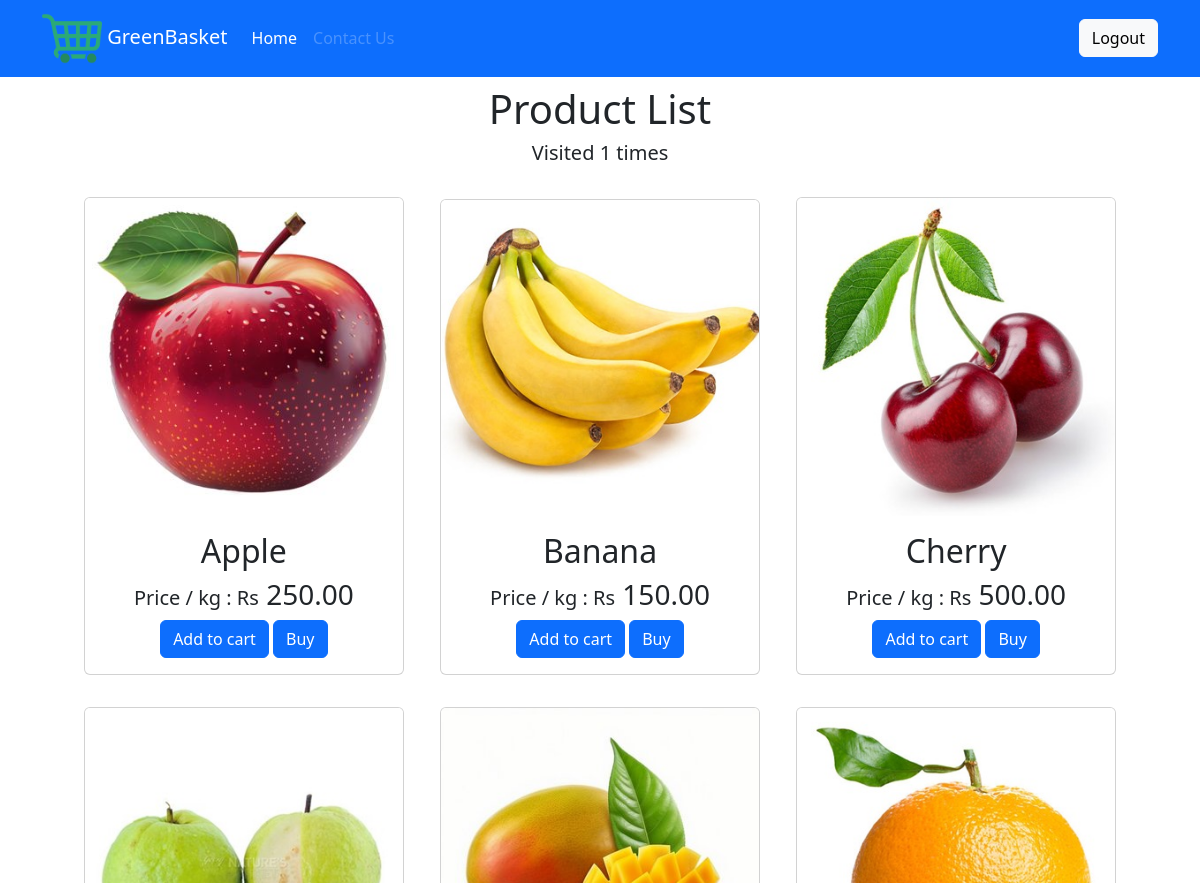
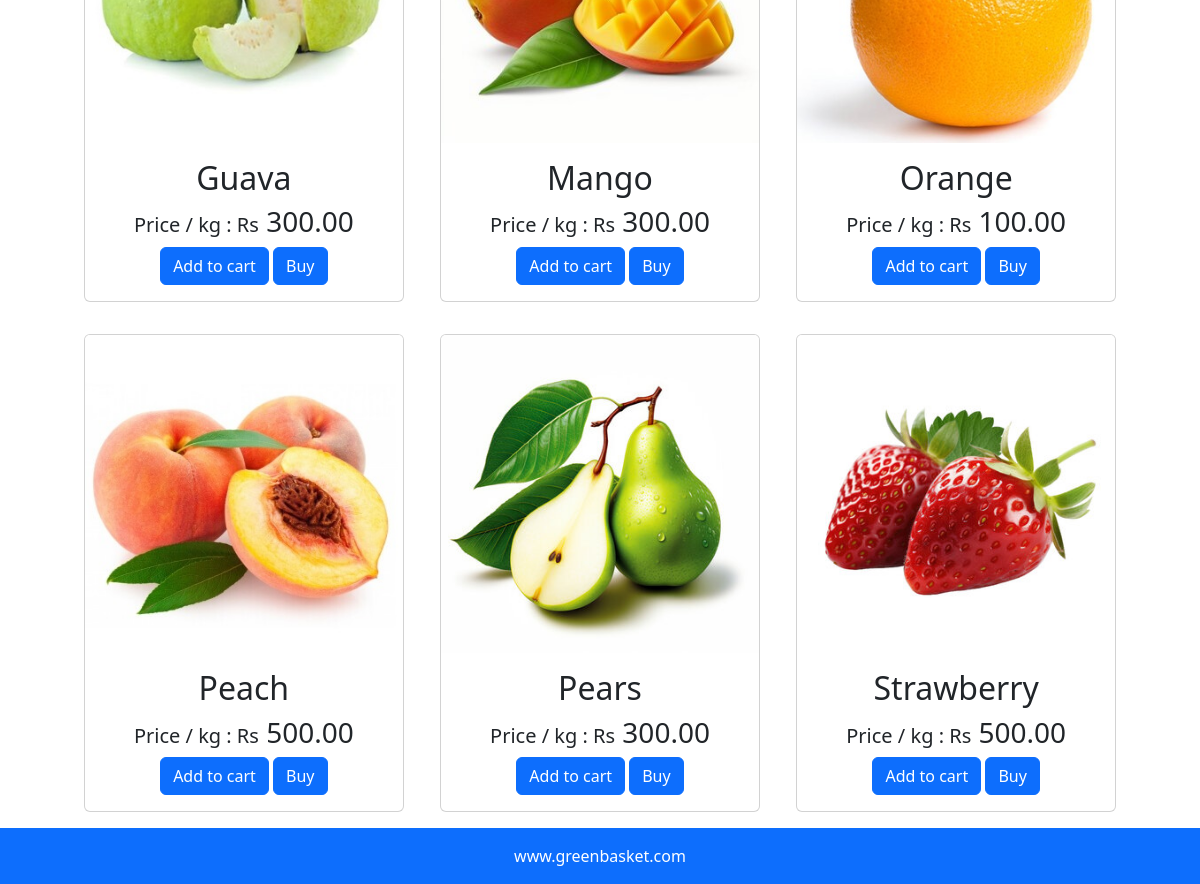
The app's page / (signed in) with its own data (2 pictures, top to bottom).
### main/models.py (models this page shows, shortened)
class Products(models.Model):
    prod_name = models.CharField(max_length = 100)
    prod_price = models.DecimalField(max_digits=8, decimal_places=2)
    prod_origin = models.CharField(max_length = 100)
    prod_img = models.ImageField(upload_to='pictures')

### main/views.py (the view)
# urls.py: path('', views.home, name= 'home'),
@never_cache
def home(request):
    if request.user.is_authenticated:
        visit_count = request.session.get('visit_count',0)
        visit_count += 1
        request.session['visit_count'] = visit_count
        context = {
        'fruit' : Products.objects.order_by('prod_name'),
        'visit_count': visit_count
    }
        return render(request, 'home.html', context)
    return redirect(user_login)

### templates/home.html (shortened to what this page needs)
{% load static %}
<!DOCTYPE html>
<html lang="en">
<head>
    <link href="https://cdn.jsdelivr.net/npm/bootstrap@5.3.3/dist/css/bootstrap.min.css" rel="stylesheet">
    <link rel="stylesheet" href="{% static 'css/style.css' %}">
</head>
<body>
  <nav class="navbar navbar-expand-lg navbar-dark bg-primary">
    <div class="container">
        <a class="navbar-brand" href="#"><img src="{% static "images/green-cart.png" %}" alt="Logo" style="width: 60px;" > GreenBasket </a>
        <div class="collapse navbar-collapse justify-content-between" id="navbarNavDropdown">
            <ul class="navbar-nav ">
                <li class="nav-item">
                    <a class="nav-link active" href="/">Home</a>
                </li>
                <li class="nav-item">
                    <a class="nav-link disabled" href="#">Contact Us</a>
                </li>
            </ul>
            <div class="d-flex">
                <a href="/logout"><button class="btn btn-light ms-3">Logout</button></a>
            </div>
        </div>
    </div>
  </nav>
  <div class="container-fluid text-center py-2">
    <h1>Product List</h1>
    <h5>Visited {{visit_count}} times</h5>
  </div>
  <div class="container text-center">
    {% for x  in fruit %}
  <div class="card text-center mx-3 my-3" style="width: 20rem; display: inline-block;">
    <img src="{{x.prod_img.url}}" class="card-img-top" alt="...">
    <div class="card-body">
      <h2 class="card-title">{{x.prod_name}}</h2>
      <h5 class="card-text">Price / kg : Rs<span class="fs-3"> {{x.prod_price}}</span> </h5>
      <a href="#" class="btn btn-primary">Add to cart</a>
      <a href="#" class="btn btn-primary">Buy</a>
    </div>
  </div>
  {% endfor %}
  </div>
  <div class="footer text-center bg-primary py-3 text-white">
    www.greenbasket.com
  </div>
</body>
</html>

### records on screen
Products: prod_img (picture), prod_name "Apple", prod_price "250.00"
Products: prod_img (picture), prod_name "Banana", prod_price "150.00"
Products: prod_img (picture), prod_name "Cherry", prod_price "500.00"
Products: prod_img (picture), prod_name "Guava", prod_price "300.00"
Products: prod_img (picture), prod_name "Mango", prod_price "300.00"
Products: prod_img (picture), prod_name "Orange", prod_price "100.00"
Products: prod_img (picture), prod_name "Peach", prod_price "500.00"
Products: prod_img (picture), prod_name "Pears", prod_price "300.00"
Products: prod_img (picture), prod_name "Strawberry", prod_price "500.00"

### other values on screen
{{ visit_count }} "1"
